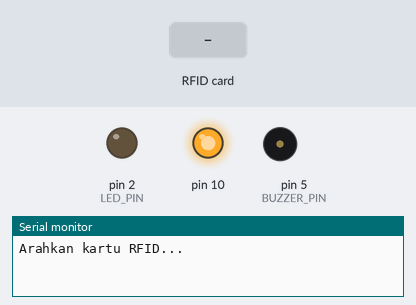
A sketch run on a simulated Arduino Uno, built with avr-gcc and run on an emulated ATmega328P. On the bench: output pins drawn as LEDs (lit = HIGH), buzzer (waves = sounding), the last lines printed to the serial monitor. Dashed ring = blinking. Inputs (shaded band) come from the test bench.

Above: at 1.2 s.
1.3 s: RFID card 5E 7A 19 C4 held to the reader
At 1.4 s:
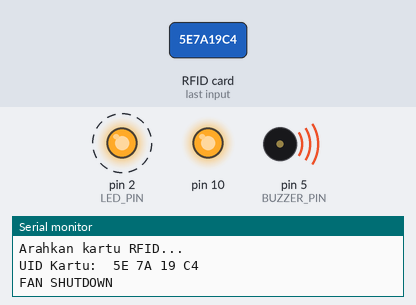
3.4 s: RFID card 43 0A 4F 10 held to the reader
At 3.51 s:
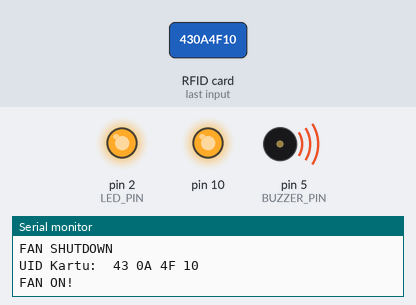
Timing chart, 0 to 6.4 s (numbered marks = the images above; inputs shaded):
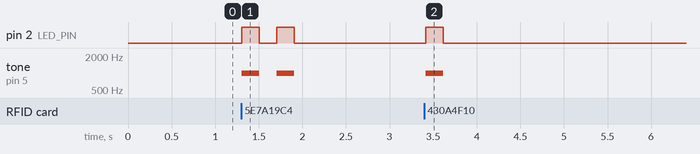

The sketch:

sama_cuman_versi_esp8266__node_mcu_.ino
```cpp
#include <SPI.h>
#include <MFRC522.h>

// Pin konfigurasi
#define RST_PIN         0   // D3 (GPIO0 pada board NodeMCU ESP8266)
#define SS_PIN          15  // D8 (GPIO15 pada board NodeMCU ESP8266)
#define BUZZER_PIN      5   // D1 (GPIO5 pada board NodeMCU ESP8266)
#define LED_PIN         2   // D4 (GPIO2 pada board NodeMCU ESP8266)

MFRC522 mfrc522(SS_PIN, RST_PIN);  // Inisialisasi modul RFID

// UID yang valid
byte validUID1[] = {0x43, 0x0A, 0x4F, 0x10};  // UID pertama
byte validUID2[] = {0x04, 0x83, 0x74, 0x12, 0x7A, 0x6A, 0x80}; // UID kedua

void setup() {
  Serial.begin(9600);
  SPI.begin();  // Mulai SPI bus
  mfrc522.PCD_Init();  // Inisialisasi RFID

  pinMode(BUZZER_PIN, OUTPUT);
  pinMode(LED_PIN, OUTPUT);

  Serial.println("Arahkan kartu RFID...");
}

void loop() {
  // Mengecek apakah ada kartu yang terdeteksi
  if (!mfrc522.PICC_IsNewCardPresent()) {
    return;
  }

  if (!mfrc522.PICC_ReadCardSerial()) {
    return;
  }

  Serial.print("UID Kartu: ");
  for (byte i = 0; i < mfrc522.uid.size; i++) {
    Serial.print(mfrc522.uid.uidByte[i] < 0x10 ? " 0" : " ");
    Serial.print(mfrc522.uid.uidByte[i], HEX);
  }
  Serial.println();

  if (checkUID(mfrc522.uid.uidByte, mfrc522.uid.size)) {
    Serial.println("FAN ON!");
    digitalWrite(LED_PIN, HIGH);
    tone(BUZZER_PIN, 1000, 200);
    delay(200);
    digitalWrite(LED_PIN, LOW);
  } else {
    Serial.println("FAN SHUTDOWN");
    for (int i = 0; i < 2; i++) {
      digitalWrite(LED_PIN, HIGH);
      tone(BUZZER_PIN, 1000, 200);
      delay(200);
      digitalWrite(LED_PIN, LOW);
      delay(200);
    }
  }

  mfrc522.PICC_HaltA();
  mfrc522.PCD_StopCrypto1();
  delay(100);
}

bool checkUID(byte *uid, byte uidSize) {
  if (uidSize == 4) {
    for (byte i = 0; i < uidSize; i++) {
      if (uid[i] != validUID1[i]) {
        return false;
      }
    }
    return true;
  } else if (uidSize == 7) {
    for (byte i = 0; i < uidSize; i++) {
      if (uid[i] != validUID2[i]) {
        return false;
      }
    }
    return true;
  }
  return false;
}
```

Measured:
- after the input at 1.3 s, pin 2 (LED_PIN): alternates HIGH for 0.20 s and LOW for 0.20 s, 4 changes in all, then stays LOW, starting at once; tone on pin 5 (BUZZER_PIN): alternates 1000 Hz for 0.20 s and silent for 0.20 s, 4 changes in all, then stays silent, starting at once
- after the input at 3.4 s, pin 2 (LED_PIN): LOW → HIGH at once, → LOW 0.20 s later; tone on pin 5 (BUZZER_PIN): silent → 1000 Hz at once, → silent 0.20 s later
